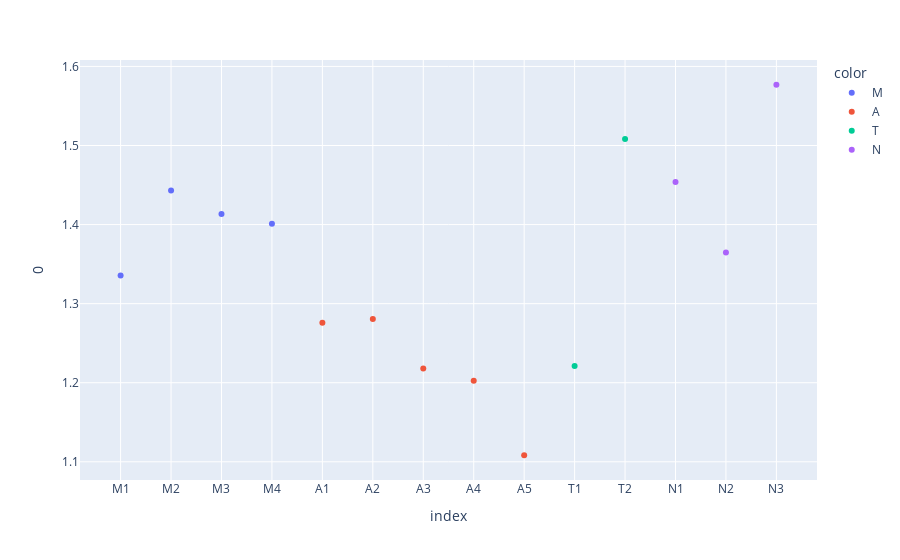
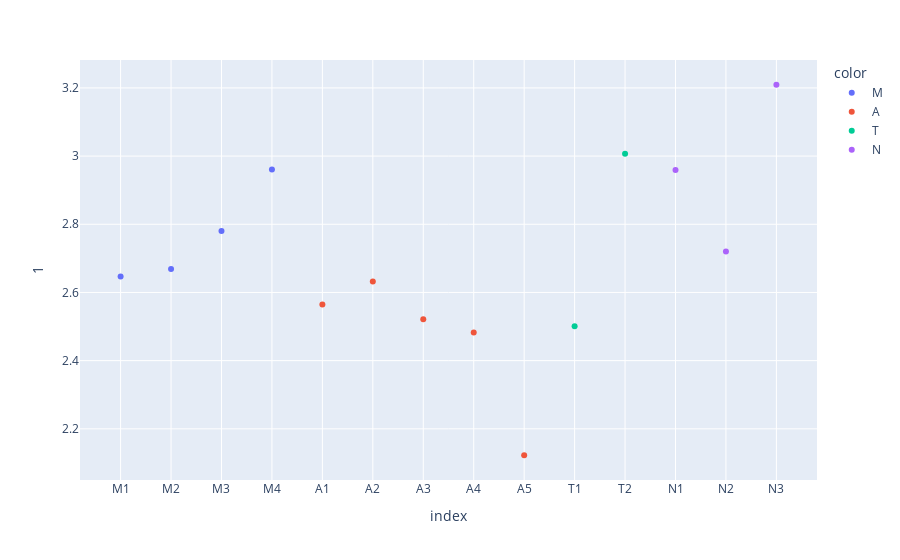
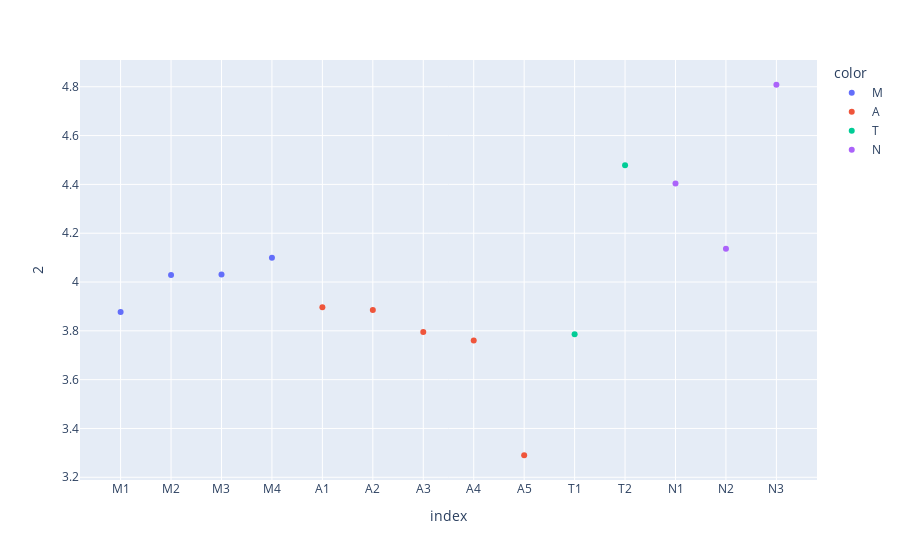
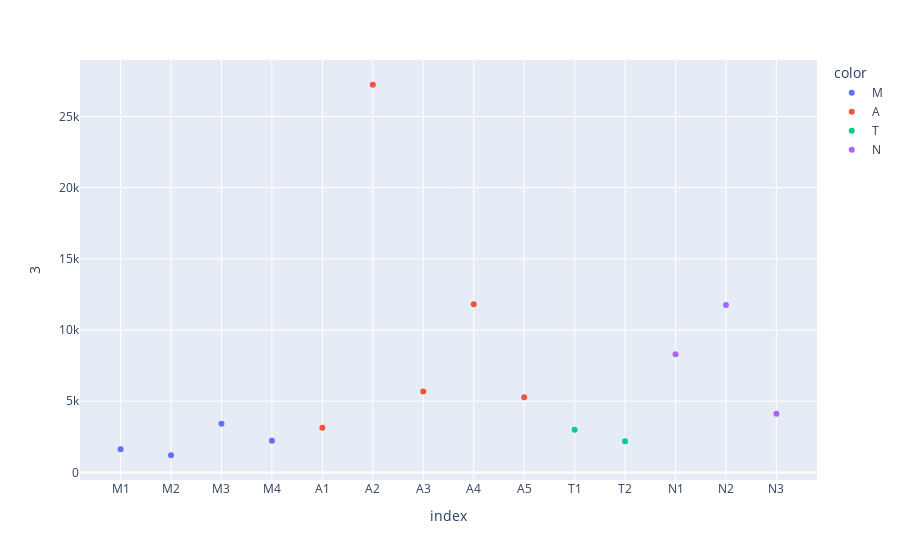

Here is the notebook cell these charts were saved with, in order:
### Code cell
labels = [x[0] for x in signal_data.keys()]
plot_df(indices_df, labels)

### Figure 1 — Plotly figure (JSON) as saved in the notebook; plotly's stock layout.template omitted (floating-point values rounded to 4 significant figures)
{"data": [{"hovertemplate": "color=M<br>index=%{x}<br>0=%{y}<extra></extra>", "legendgroup": "M", "marker": {"color": "#636efa", "symbol": "circle"}, "mode": "markers", "name": "M", "orientation": "v", "showlegend": true, "type": "scatter", "x": ["M1", "M2", "M3", "M4"], "xaxis": "x", "y": [1.335, 1.443, 1.413, 1.401], "yaxis": "y"}, {"hovertemplate": "color=A<br>index=%{x}<br>0=%{y}<extra></extra>", "legendgroup": "A", "marker": {"color": "#EF553B", "symbol": "circle"}, "mode": "markers", "name": "A", "orientation": "v", "showlegend": true, "type": "scatter", "x": ["A1", "A2", "A3", "A4", "A5"], "xaxis": "x", "y": [1.276, 1.281, 1.218, 1.202, 1.108], "yaxis": "y"}, {"hovertemplate": "color=T<br>index=%{x}<br>0=%{y}<extra></extra>", "legendgroup": "T", "marker": {"color": "#00cc96", "symbol": "circle"}, "mode": "markers", "name": "T", "orientation": "v", "showlegend": true, "type": "scatter", "x": ["T1", "T2"], "xaxis": "x", "y": [1.221, 1.508], "yaxis": "y"}, {"hovertemplate": "color=N<br>index=%{x}<br>0=%{y}<extra></extra>", "legendgroup": "N", "marker": {"color": "#ab63fa", "symbol": "circle"}, "mode": "markers", "name": "N", "orientation": "v", "showlegend": true, "type": "scatter", "x": ["N1", "N2", "N3"], "xaxis": "x", "y": [1.454, 1.365, 1.577], "yaxis": "y"}], "layout": {"autosize": true, "legend": {"title": {"text": "color"}, "tracegroupgap": 0}, "margin": {"t": 60}, "xaxis": {"anchor": "y", "autorange": true, "domain": [0, 1], "range": [-0.7918, 13.79], "title": {"text": "index"}, "type": "category"}, "yaxis": {"anchor": "x", "autorange": true, "domain": [0, 1], "range": [1.075, 1.61], "title": {"text": "0"}, "type": "linear"}}}

### Figure 2 — Plotly figure (JSON) as saved in the notebook; plotly's stock layout.template omitted (floating-point values rounded to 4 significant figures)
{"data": [{"hovertemplate": "color=M<br>index=%{x}<br>1=%{y}<extra></extra>", "legendgroup": "M", "marker": {"color": "#636efa", "symbol": "circle"}, "mode": "markers", "name": "M", "orientation": "v", "showlegend": true, "type": "scatter", "x": ["M1", "M2", "M3", "M4"], "xaxis": "x", "y": [2.647, 2.669, 2.78, 2.961], "yaxis": "y"}, {"hovertemplate": "color=A<br>index=%{x}<br>1=%{y}<extra></extra>", "legendgroup": "A", "marker": {"color": "#EF553B", "symbol": "circle"}, "mode": "markers", "name": "A", "orientation": "v", "showlegend": true, "type": "scatter", "x": ["A1", "A2", "A3", "A4", "A5"], "xaxis": "x", "y": [2.565, 2.632, 2.521, 2.483, 2.122], "yaxis": "y"}, {"hovertemplate": "color=T<br>index=%{x}<br>1=%{y}<extra></extra>", "legendgroup": "T", "marker": {"color": "#00cc96", "symbol": "circle"}, "mode": "markers", "name": "T", "orientation": "v", "showlegend": true, "type": "scatter", "x": ["T1", "T2"], "xaxis": "x", "y": [2.501, 3.007], "yaxis": "y"}, {"hovertemplate": "color=N<br>index=%{x}<br>1=%{y}<extra></extra>", "legendgroup": "N", "marker": {"color": "#ab63fa", "symbol": "circle"}, "mode": "markers", "name": "N", "orientation": "v", "showlegend": true, "type": "scatter", "x": ["N1", "N2", "N3"], "xaxis": "x", "y": [2.959, 2.72, 3.209], "yaxis": "y"}], "layout": {"autosize": true, "legend": {"title": {"text": "color"}, "tracegroupgap": 0}, "margin": {"t": 60}, "xaxis": {"anchor": "y", "autorange": true, "domain": [0, 1], "range": [-0.7918, 13.79], "title": {"text": "index"}, "type": "category"}, "yaxis": {"anchor": "x", "autorange": true, "domain": [0, 1], "range": [2.045, 3.286], "title": {"text": "1"}, "type": "linear"}}}

### Figure 3 — Plotly figure (JSON) as saved in the notebook; plotly's stock layout.template omitted (floating-point values rounded to 4 significant figures)
{"data": [{"hovertemplate": "color=M<br>index=%{x}<br>2=%{y}<extra></extra>", "legendgroup": "M", "marker": {"color": "#636efa", "symbol": "circle"}, "mode": "markers", "name": "M", "orientation": "v", "showlegend": true, "type": "scatter", "x": ["M1", "M2", "M3", "M4"], "xaxis": "x", "y": [3.878, 4.029, 4.031, 4.099], "yaxis": "y"}, {"hovertemplate": "color=A<br>index=%{x}<br>2=%{y}<extra></extra>", "legendgroup": "A", "marker": {"color": "#EF553B", "symbol": "circle"}, "mode": "markers", "name": "A", "orientation": "v", "showlegend": true, "type": "scatter", "x": ["A1", "A2", "A3", "A4", "A5"], "xaxis": "x", "y": [3.897, 3.886, 3.795, 3.76, 3.29], "yaxis": "y"}, {"hovertemplate": "color=T<br>index=%{x}<br>2=%{y}<extra></extra>", "legendgroup": "T", "marker": {"color": "#00cc96", "symbol": "circle"}, "mode": "markers", "name": "T", "orientation": "v", "showlegend": true, "type": "scatter", "x": ["T1", "T2"], "xaxis": "x", "y": [3.786, 4.479], "yaxis": "y"}, {"hovertemplate": "color=N<br>index=%{x}<br>2=%{y}<extra></extra>", "legendgroup": "N", "marker": {"color": "#ab63fa", "symbol": "circle"}, "mode": "markers", "name": "N", "orientation": "v", "showlegend": true, "type": "scatter", "x": ["N1", "N2", "N3"], "xaxis": "x", "y": [4.403, 4.136, 4.808], "yaxis": "y"}], "layout": {"autosize": true, "legend": {"title": {"text": "color"}, "tracegroupgap": 0}, "margin": {"t": 60}, "xaxis": {"anchor": "y", "autorange": true, "domain": [0, 1], "range": [-0.7918, 13.79], "title": {"text": "index"}, "type": "category"}, "yaxis": {"anchor": "x", "autorange": true, "domain": [0, 1], "range": [3.183, 4.916], "title": {"text": "2"}, "type": "linear"}}}

### Figure 4 — Plotly figure (JSON) as saved in the notebook; plotly's stock layout.template omitted (floating-point values rounded to 4 significant figures)
{"data": [{"hovertemplate": "color=M<br>index=%{x}<br>3=%{y}<extra></extra>", "legendgroup": "M", "marker": {"color": "#636efa", "symbol": "circle"}, "mode": "markers", "name": "M", "orientation": "v", "showlegend": true, "type": "scatter", "x": ["M1", "M2", "M3", "M4"], "xaxis": "x", "y": [1624.0, 1209.0, 3430.0, 2228.0], "yaxis": "y"}, {"hovertemplate": "color=A<br>index=%{x}<br>3=%{y}<extra></extra>", "legendgroup": "A", "marker": {"color": "#EF553B", "symbol": "circle"}, "mode": "markers", "name": "A", "orientation": "v", "showlegend": true, "type": "scatter", "x": ["A1", "A2", "A3", "A4", "A5"], "xaxis": "x", "y": [3146.0, 27230.0, 5688.0, 11820.0, 5278.0], "yaxis": "y"}, {"hovertemplate": "color=T<br>index=%{x}<br>3=%{y}<extra></extra>", "legendgroup": "T", "marker": {"color": "#00cc96", "symbol": "circle"}, "mode": "markers", "name": "T", "orientation": "v", "showlegend": true, "type": "scatter", "x": ["T1", "T2"], "xaxis": "x", "y": [2995.0, 2185.0], "yaxis": "y"}, {"hovertemplate": "color=N<br>index=%{x}<br>3=%{y}<extra></extra>", "legendgroup": "N", "marker": {"color": "#ab63fa", "symbol": "circle"}, "mode": "markers", "name": "N", "orientation": "v", "showlegend": true, "type": "scatter", "x": ["N1", "N2", "N3"], "xaxis": "x", "y": [8296.0, 11760.0, 4115.0], "yaxis": "y"}], "layout": {"autosize": true, "legend": {"title": {"text": "color"}, "tracegroupgap": 0}, "margin": {"t": 60}, "xaxis": {"anchor": "y", "autorange": true, "domain": [0, 1], "range": [-0.7918, 13.79], "title": {"text": "index"}, "type": "category"}, "yaxis": {"anchor": "x", "autorange": true, "domain": [0, 1], "range": [-635.5, 29070.0], "title": {"text": "3"}, "type": "linear"}}}
